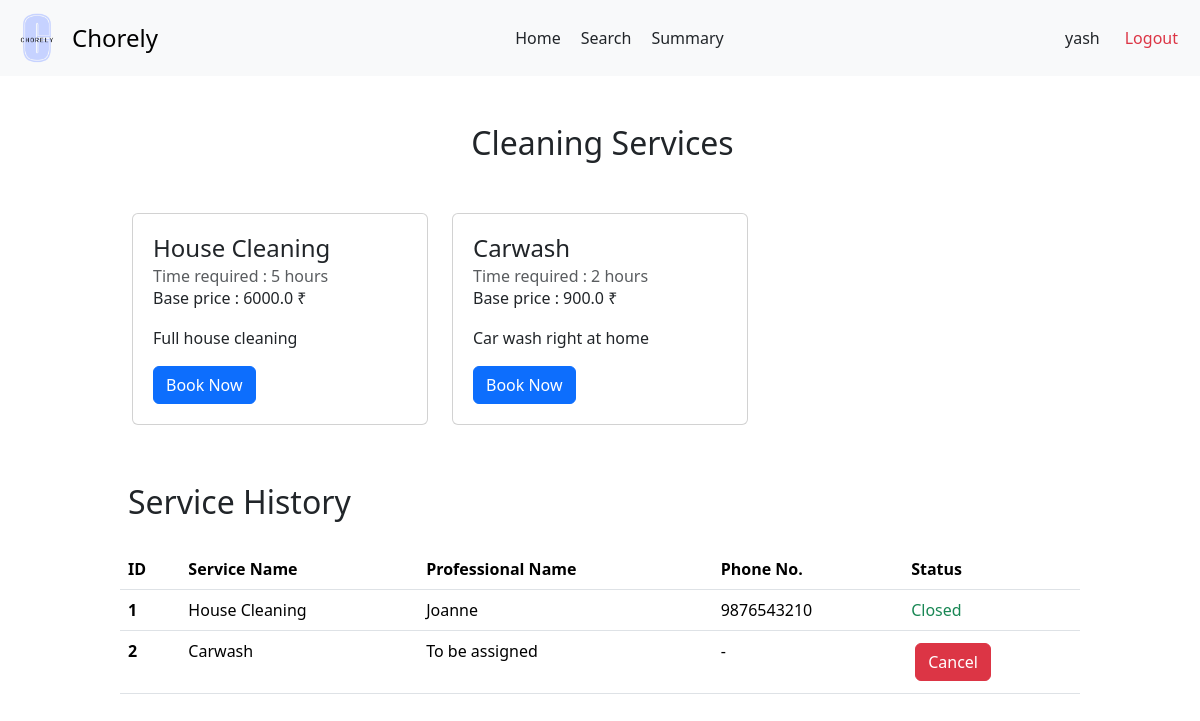
Before: /user/2/service/category/cleaning with the older database file.
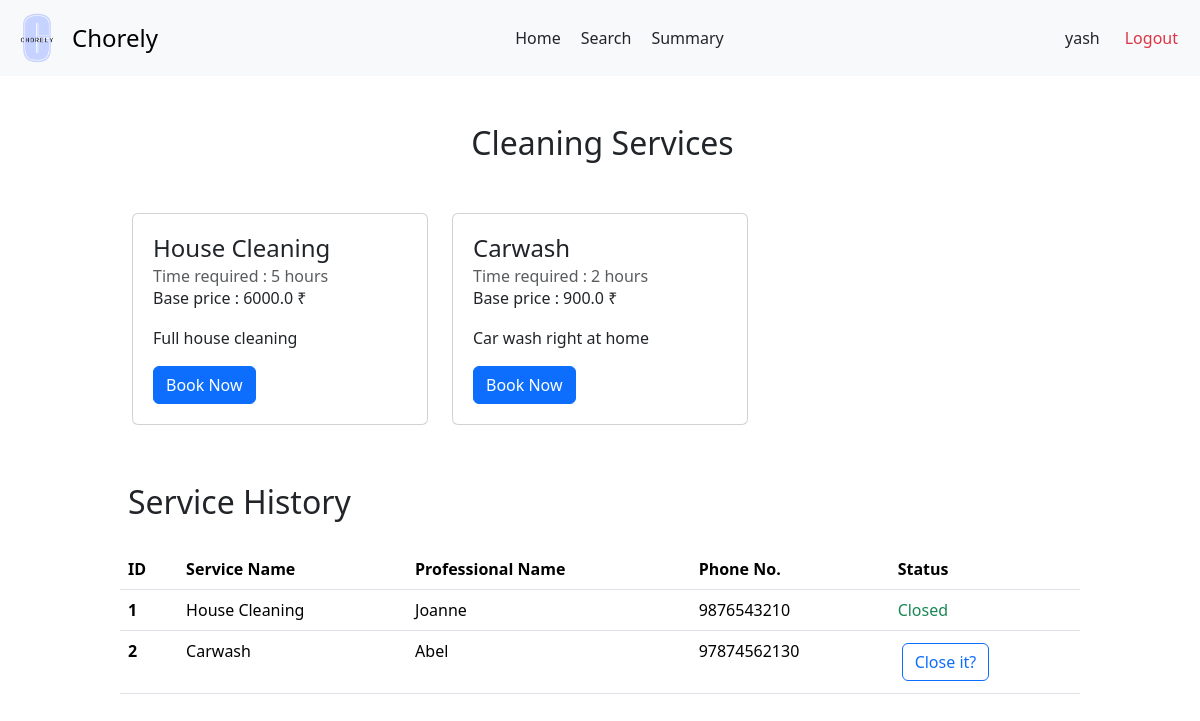
After: the same page with the newer database file.
### backend/models.py (models this page shows)
class ServiceRequests(db.Model):
    __tablename__ = 'ServiceRequests'
    request_id = db.Column(db.Integer, primary_key=True, autoincrement=True)
    service_id = db.Column(db.Integer, db.ForeignKey('Services.service_id'), nullable=False)
    customer_id = db.Column(db.Integer, db.ForeignKey('Customers.customer_id'), nullable=False)
    professional_id = db.Column(db.Integer, db.ForeignKey('ServiceProfessionals.professional_id'))
    requested_service_date = db.Column(db.Date, default=date.today())
    date_of_request = db.Column(db.Date, default=date.today())
    date_of_completion = db.Column(db.Date)
    service_status = db.Column(db.String, default='requested')
    additional_requests = db.Column(db.String)
    remarks = db.Column(db.String)
    rating = db.Column(db.Float)

class Services(db.Model):
    __tablename__ = 'Services'
    service_id = db.Column(db.Integer, primary_key=True, autoincrement=True)
    name = db.Column(db.String, nullable=False)
    description = db.Column(db.String)
    base_price = db.Column(db.Float, nullable=False)
    time_required = db.Column(db.Integer)
    category = db.Column(db.String)
    service_professionals = db.relationship('ServiceProfessionals', backref='service')
    service_requests = db.relationship('ServiceRequests', backref='service')

class ServiceProfessionals(db.Model):
    __tablename__ = 'ServiceProfessionals'
    professional_id = db.Column(db.Integer, primary_key=True, autoincrement=True)
    user_id = db.Column(db.Integer, db.ForeignKey('Users.user_id'), unique=True, nullable=False)
    service_id = db.Column(db.Integer, db.ForeignKey('Services.service_id'), nullable=False)
    experience_years = db.Column(db.Integer)
    profile_verified = db.Column(db.Boolean, default=False)
    name = db.Column(db.String, nullable = False)
    phone = db.Column(db.String)
    address = db.Column(db.String)
    pin_code = db.Column(db.String)
    service_requests = db.relationship('ServiceRequests', backref='professional')

### backend/customerController.py (the view)
@app.route('/user/<int:user_id>/service/category/<string:category>')
def display_category(user_id, category):
  user = Users.query.filter_by(user_id = user_id).first()
  customer = Customers.query.filter_by(user_id = user_id).first()
  services = Services.query.filter_by(category = category).all()
  return render_template('customer-dash-category.html', user = user, customer = customer, services = services, service_requests = customer.service_requests)

### templates/customer-dash-category.html (shortened to what this page needs)
<!DOCTYPE html>
<html lang="en">
<head>
  <link href="https://cdn.jsdelivr.net/npm/bootstrap@5.3.3/dist/css/bootstrap.min.css" rel="stylesheet">
  <link rel="stylesheet" href="{{ url_for('static', filename='customer-dash-category.css') }}">
<link rel="stylesheet" href="{{ url_for('static', filename='navbar.css') }}">
</head>
<body>
  <nav class="navbar bg-body-tertiary">
    <div class="container-fluid">
      <a class="navbar-brand d-flex align-items-center" href="#" style="text-decoration: none;">
        <img src="{{ url_for('static', filename='logo.png') }}" alt="Chorely Logo" width="50" height="50" id="logo">
        <span style="font-size: 1.5rem;">Chorely</span>
      </a>
      <div style="display: flex;">
        <a class="nav-link active" aria-current="page" href="/user/customer/{{ user.user_id }}">Home</a>
        <a class="nav-link" href="#">Search</a>
        <a class="nav-link" href="/user/summary">Summary</a>
      </div>
      <div class="d-flex text text-end">
        <a class="nav-link" href="#">{{ user.username }}</a>
        <a class="nav-link text-danger" href="/userlogin">Logout</a>
      </div>
    </div>
  </nav>
  <div id="main">
    <div id="canvas">
      <br>
      <div class="text text-center">
        <h2 class="headings">{{ services[0].category | title }} Services</h2>
      </div>
      <div class="py-5">
        <div class="container">
          <div class="row hidden-md-up">
            {% for service in services %}
              <div class="col-md-4">
                <div class="card" style="padding: 20px;">
                  <div class="card-block">
                    <h4 class="card-title">{{service.name | title }}</h4>
                    <h6 class="card-subtitle text-muted">Time required : {{ service.time_required }} hours</h6>
                    <p class="card-text p-y-1">Base price : {{ service.base_price }} &#x20B9;</p>
                    <p class="card-text p-y-1">{{ service.description | capitalize  }}</p>
                    <a href="/user/{{user.user_id}}/service/book/{{service.service_id}}" class="btn btn-primary">Book Now</a>
                  </div>
                </div>
              </div>
            {% endfor %}
         </div>
        </div>
      </div>
      <h2 class="headings">Service History</h2><br>
      {% if service_requests | length ==0 %}
        <div class="text text-center">
          <h5 class="headings">There are no services to display</h5>
        </div>
      {% else %}
        <div>
          <table class="table" style="margin-bottom: 50px;">
            <thead>
              <tr>
                <th scope="col">ID</th>
                <th scope="col">Service Name</th>
                <th scope="col">Professional Name</th>
                <th scope="col">Phone No.</th>
                <th scope="col">Status</th>
              </tr>
            </thead>
            <tbody>
              {% for request in service_requests %}
              <tr>
                <th scope="row">{{ loop.index }}</th>
                <td>{{ request.service.name }}</td>
                {% if request.service_status == 'accepted' %}
                  <td>{{ request.professional.name }}</td>
                  <td>{{ request.professional.phone }}</td>
                  <td><a href="/user/{{ user.user_id }}/service/close/{{ request.request_id }}" class="btn btn-outline-primary">Close it?</a></td>
                {% else %}
                  {% if request.service_status == 'requested' %}
                    <td>To be assigned</td>
                    <td> - </td>
                    <td><a class="btn btn-danger">Cancel</a></td>
                  {% else %}
                    <td>{{ request.professional.name }}</td>
                    <td>{{ request.professional.phone }}</td>
                    <td class="text text-success">Closed</td>
                  {% endif %}
                {% endif %}
              </tr>
              {% endfor %}
            </tbody>
          </table>
      {% endif %}
</body>
</html>

Changed rows visible on the page:
changed ServiceRequests "Carwash": professional.name (not shown) → "Abel"; professional.phone (not shown) → "97874562130"; service_status "To be assigned - Cancel" → "Close it?"
